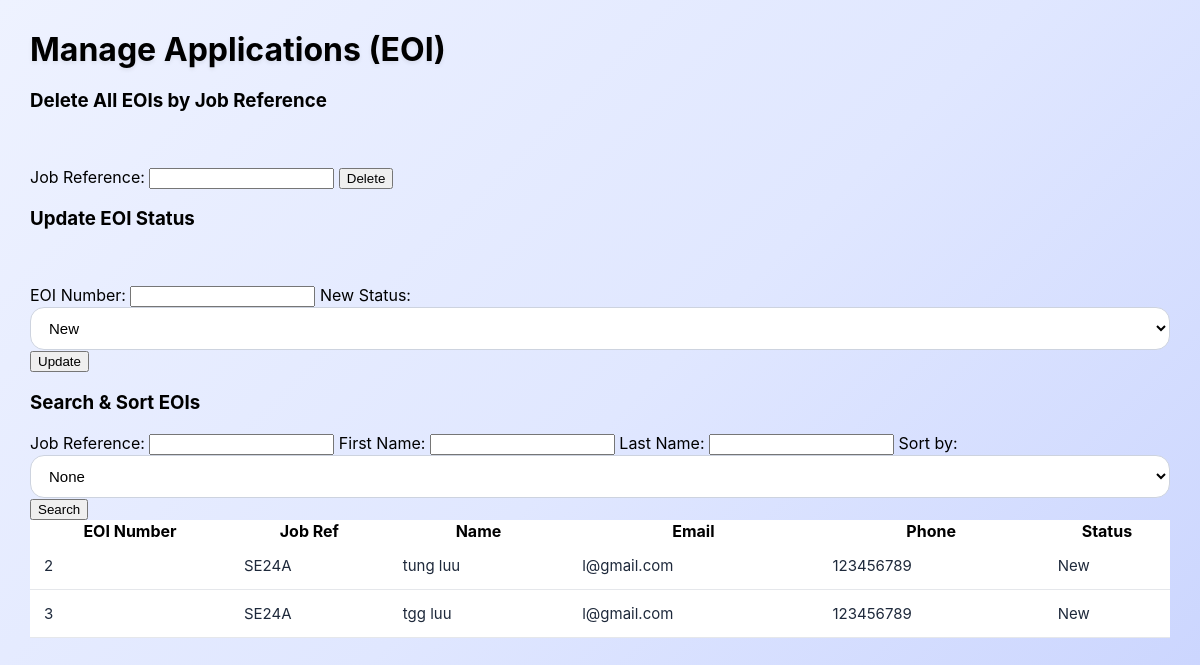
/manage.php, run on the app's committed database.
### tables this page shows
CREATE TABLE `eoi` (
  `EOInumber` int(11) NOT NULL,
  `jobref` varchar(5) NOT NULL,
  `Fname` varchar(20) NOT NULL,
  `Lname` varchar(20) NOT NULL,
  `street` varchar(40) NOT NULL,
  `suburbtown` varchar(40) NOT NULL,
  `state` varchar(3) NOT NULL,
  `postcode` varchar(4) NOT NULL,
  `email` varchar(50) NOT NULL,
  `phone` varchar(12) NOT NULL,
  `skills` varchar(200) NOT NULL,
  `otherskills` text NOT NULL,
  `status` enum('New','Current','Final') NOT NULL DEFAULT 'New'
);

### manage.php (the view, shortened to what this page needs)
<?php
require_once("settings.php");
$conn = @mysqli_connect($host, $user, $pwd, $sql_db);
$delete_message = "";
$update_message = "";
$where = " WHERE 1 ";
$sort = "";
$query = "SELECT * FROM eoi $where $sort";
$result = mysqli_query($conn, $query);
?>
<!DOCTYPE html>
<html lang="en">
<head>
    <link rel="stylesheet" href="styles/manage.css">
</head>
<body>
<h1>Manage Applications (EOI)</h1>
<h3>Delete All EOIs by Job Reference</h3>
<p class="msg"><?= $delete_message ?></p>
<form method="post">
    Job Reference: <input name="delete_jobref">
    <button name="delete_btn">Delete</button>
</form>
<h3>Update EOI Status</h3>
<p class="msg"><?= $update_message ?></p>
<form method="post">
    EOI Number: <input name="eoi_number">
    New Status:
    <select name="new_status">
        <option value="New">New</option>
    </select>
    <button name="update_btn">Update</button>
</form>
<h3>Search & Sort EOIs</h3>
<form method="get">
    Job Reference: <input name="search_jobref">
    First Name: <input name="search_firstname">
    Last Name: <input name="search_lastname">
    Sort by:
    <select name="sortby">
        <option value="">None</option>
    </select>
    <button type="submit">Search</button>
</form>
<table>
    <tr>
        <th>EOI Number</th>
        <th>Job Ref</th>
        <th>Name</th>
        <th>Email</th>
        <th>Phone</th>
        <th>Status</th>
    </tr>
    <?php
    if ($result && mysqli_num_rows($result) > 0) {
        while ($row = mysqli_fetch_assoc($result)) {
            echo "<tr>
                <td>{$row['EOInumber']}</td>
                <td>{$row['jobref']}</td>
                <td>{$row['Fname']} {$row['Lname']}</td>
                <td>{$row['email']}</td>
                <td>{$row['phone']}</td>
                <td>{$row['status']}</td>
            </tr>";
        }
    } else {
        echo "<tr><td colspan='6'>No results found.</td></tr>";
    }
    ?>
</table>
</body>
</html>

### styles/manage.css (style rules this page uses)
:root { --background: #f1f3f8; --card: #ffffffcc; --primary: #2f386a; --primary-hover: 2f386a; --danger: #dc2626; --success: #16a34a; --text-dark: #1e293b; --text-muted: #64748b; --radius: 14px; --shadow: 0 10px 30px rgba(0,0,0,0.1); --glass: rgba(255, 255, 255, 0.55); --glass-border: rgba(255, 255, 255, 0.25); --trans: 0.25s ease; font-family: "Inter", "Segoe UI", sans-serif; }
body { margin: 0; background: linear-gradient(135deg, #eef2ff 0%, #e0e7ff 50%, #c7d2fe 100%); min-height: 100vh; padding: 30px; }
h1 { font-size: 32px; margin-top: 0; margin-bottom: 20px; font-weight: 700; text-shadow: 0 2px 4px rgba(0,0,0,0.08); }
input[type="text"], select { width: 100%; padding: 11px 14px; border-radius: var(--radius); border: 1px solid #cdd3df; background: #ffffff; font-size: 15px; transition: var(--trans); }
.msg { padding: 12px 16px; border-radius: var(--radius); margin-bottom: 12px; font-weight: 500; }
table { width: 100%; border-collapse: collapse; }
tbody tr { background: white; transition: var(--trans); }
tbody td { padding: 14px; font-size: 15px; color: var(--text-dark); border-bottom: 1px solid #e5e7eb; }

### data on the page
eoi: EOInumber "2", jobref "SE24A", Fname "tung", Lname "luu", email "l@gmail.com", phone "123456789", status "New"
eoi: EOInumber "3", jobref "SE24A", Fname "tgg", Lname "luu", email "l@gmail.com", phone "123456789", status "New"
